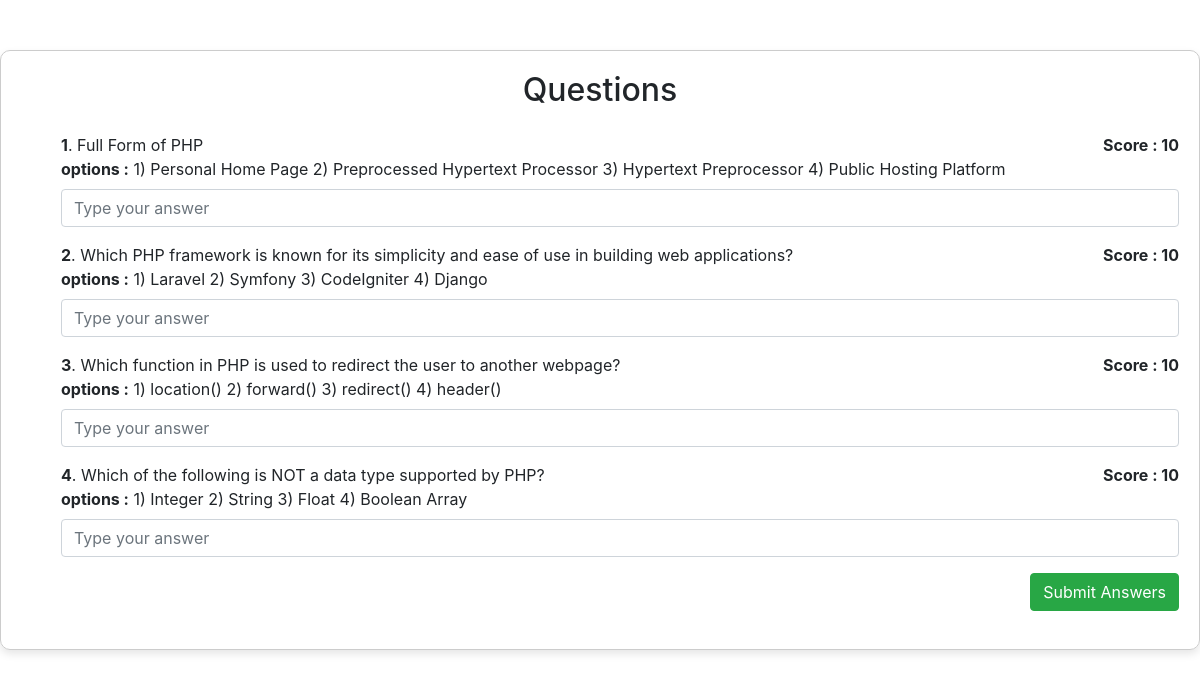
Page /views/Exam.php on the committed database.
### tables this page shows
CREATE TABLE `tbl_questions` (
  `ids` int(11) NOT NULL,
  `question` text NOT NULL,
  `options` text NOT NULL,
  `answer` text NOT NULL,
  `score` decimal(18,2) NOT NULL,
  `question_code` varchar(100) NOT NULL,
  `status` varchar(10) NOT NULL DEFAULT 'Active'
);

### views/Exam.php (the view, shortened to what this page needs)
<?php
$connection = new dbConnection();
$conn = $connection->myDB();
?>
<!DOCTYPE html>
<html lang="en">
<head>
 <?php include('../admin/templates/head.php'); ?>
</head>
<body>
<div class="login-card">
  <h2 class="text-center mb-4">Questions</h2>
   <ul>
   <?php
    $sino=1;
    $sql="SELECT * FROM tbl_questions WHERE status='Active'";
    $questions = mysqli_query($conn,$sql);
	$rowcount = mysqli_num_rows($questions);
	foreach($questions as $question) { ?>
	<div class="mt-3 question-item">
	 <span style="font-weight:bold; float:right;">Score : <?php echo number_format($question['score'], 0); ?></span>
	 <span style="font-weight:bold;"><?php echo $sino; ?></span>. <span><?php echo $question['question']; ?><br>
	 <label style="font-weight:bold;">options : </label>  <span><?php echo $question['options']; ?></span>
	 <input placeholder="Type your answer" type="text" class="form-control" data-code="<?php echo $question['question_code']; ?>" />
	</div>
	<?php $sino++; }  ?>
   </ul>
   <?php if($rowcount!=0){ ?>
   <button class="btn btn-success" id="btn-submit" style="float:right;">Submit Answers</button>
   <?php } ?>
</div>
</body>
</html>

### admin/templates/head.php (shortened to what this page needs)
<link rel="stylesheet" href="https://cdn.jsdelivr.net/npm/bootstrap@4.6.2/dist/css/bootstrap.min.css">
<link rel="stylesheet" href="https://cdn.datatables.net/2.0.1/css/dataTables.dataTables.min.css">

### views/Exam.php (style rules this page uses)
.login-card { height: 600px; max-width: 1200px; margin: 50px auto; padding: 20px; border: 1px solid #ccc; border-radius: 10px; box-shadow: 0 4px 8px rgba(0, 0, 0, 0.1); }

### rows in the picture
tbl_questions: score "10", question "Full Form of PHP", options "1) Personal Home Page 2) Preprocessed Hypertext Processor 3) Hypertext Preprocessor 4) Public Hosting Platform"
tbl_questions: score "10", question "Which PHP framework is known for its simplicity and ease of use in building web applications?", options "1) Laravel 2) Symfony 3) CodeIgniter 4) Django"
tbl_questions: score "10", question "Which function in PHP is used to redirect the user to another webpage?", options "1) location() 2) forward() 3) redirect() 4) header()"
tbl_questions: score "10", question "Which of the following is NOT a data type supported by PHP?", options "1) Integer 2) String 3) Float 4) Boolean Array"
